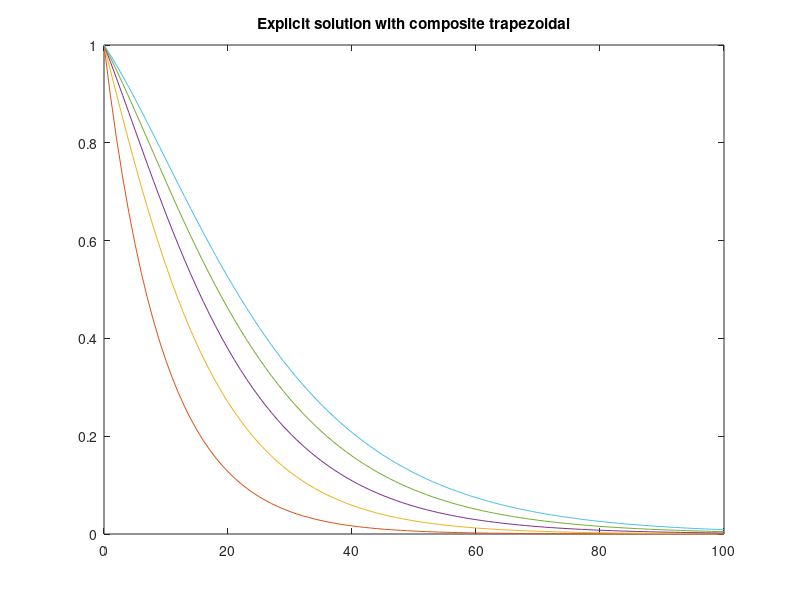

This figure's MATLAB source: (Note: this script raises an error after producing the figure.)
% Explicit method
Tfinal = 10;
N = 100; % number of timesteps to take
h = Tfinal/N; % timestep
k0 = 0;kstep=1;kend=5;

for k = k0:kstep:kend

    Tn = 1; U0 =1;
    U = zeros(1,N);
    steps = (0:N);
    U(1) = U0;

    for n=1:N
        Un = U(n);
        U(n+1) = Un + h * Un*(1-Un-Tn)/k;
        Tn = Tn + h * (Un + U(n+1))/2;
    end

    plot(steps,U);
    hold on;
end

title('Explicit solution with composite trapezoidal')
K = k0:kstep:kend;
legendStrings = "k = " + string(K);
legend(legendStrings)

